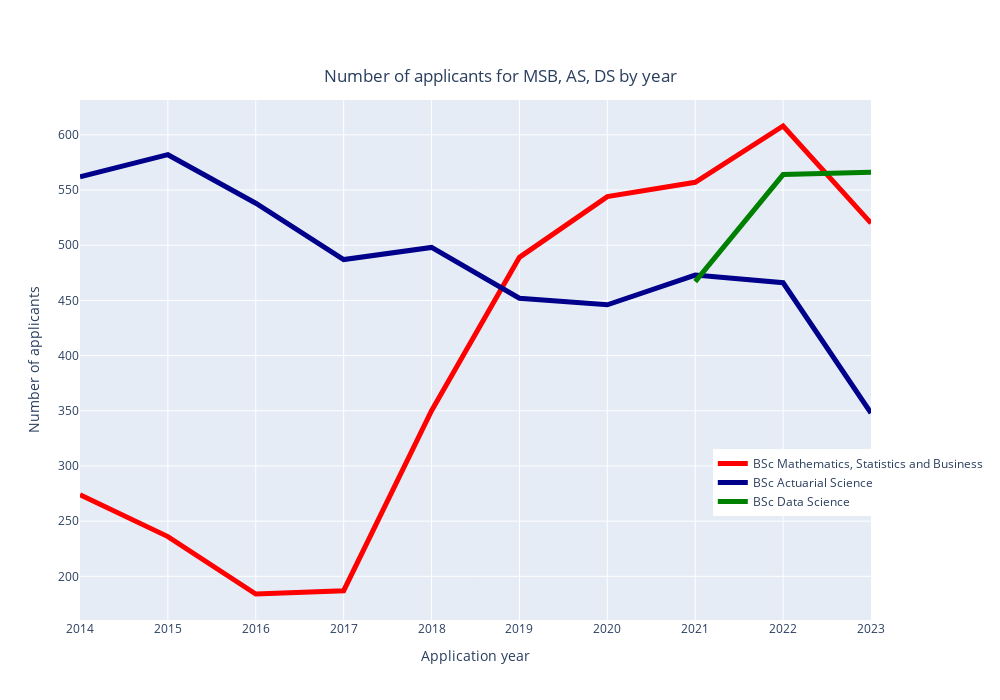

Notebook code cell kept with this figure:
### Code cell
linegraph1 = go.Scatter(x=years_df_G0N0['Application year'],
                    y=years_df_G0N0['Number of applicants'],
                    mode='lines',
                    name='BSc Mathematics, Statistics and Business')

linegraph2 = go.Scatter(x=years_df_N321['Application year'],
                    y=years_df_N321['Number of applicants'],
                    mode='lines',
                    name='BSc Actuarial Science')

linegraph3 = go.Scatter(x=years_df_N3UD['Application year'],
                    y=years_df_N3UD['Number of applicants'],
                    mode='lines',
                    name='BSc Data Science')

fig = go.Figure()
fig.add_trace(linegraph1)
fig.add_trace(linegraph2)
fig.add_trace(linegraph3)

fig.update_traces(line=dict(color='red', width = 5), selector=dict(name='BSc Mathematics, Statistics and Business'))
fig.update_traces(line=dict(color='darkblue', width = 5), selector=dict(name='BSc Actuarial Science'))
fig.update_traces(line=dict(color='green', width = 5), selector=dict(name='BSc Data Science'))

fig.update_xaxes(title_text='Application year', tickvals = np.arange(2014,2024,1))
fig.update_yaxes(title_text='Number of applicants', tickvals = np.arange(0,700,50))

fig.update_layout(title_text='Number of applicants for MSB, AS, DS by year', title_x = 0.5, title_y = 0.9)
fig.update_layout(width=1000, height=700, legend=dict(x=0.8, y=0.2))

### Figure 1 — Plotly figure (JSON) as saved in the notebook; plotly's stock layout.template omitted (floating-point values rounded to 4 significant figures)
{"data": [{"line": {"color": "red", "width": 5}, "mode": "lines", "name": "BSc Mathematics, Statistics and Business", "type": "scatter", "x": [2014, 2015, 2016, 2017, 2018, 2019, 2020, 2021, 2022, 2023], "y": [274, 236, 184, 187, 350, 489, 544, 557, 608, 520]}, {"line": {"color": "darkblue", "width": 5}, "mode": "lines", "name": "BSc Actuarial Science", "type": "scatter", "x": [2014, 2015, 2016, 2017, 2018, 2019, 2020, 2021, 2022, 2023], "y": [562, 582, 538, 487, 498, 452, 446, 473, 466, 348]}, {"line": {"color": "green", "width": 5}, "mode": "lines", "name": "BSc Data Science", "type": "scatter", "x": [2021, 2022, 2023], "y": [467, 564, 566]}], "layout": {"height": 700, "legend": {"x": 0.8, "y": 0.2}, "title": {"text": "Number of applicants for MSB, AS, DS by year", "x": 0.5, "y": 0.9}, "width": 1000, "xaxis": {"tickvals": [2014, 2015, 2016, 2017, 2018, 2019, 2020, 2021, 2022, 2023], "title": {"text": "Application year"}}, "yaxis": {"tickvals": [0, 50, 100, 150, 200, 250, 300, 350, 400, 450, 500, 550, 600, 650], "title": {"text": "Number of applicants"}}}}
